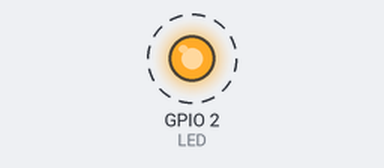
Simulated run of this program. Board: ESP32. Shown: output pins drawn as LEDs (lit = HIGH). Dashed ring = blinking. What the program prints to the serial monitor is not drawn.

Above: at 0.2 s.
Timing chart, 0 to 3.0 s (numbered marks = the images above):
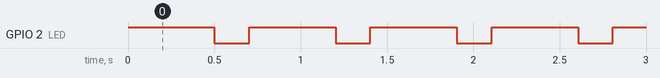

Measured:
- by itself, GPIO 2 (LED): alternates HIGH for 0.50 s and LOW for 0.20 s

The program:

main.cpp
```cpp
#include <Arduino.h>

#define LED 2         //GPIO del led
#define T_HIGH 500    //Periodo encendido
#define T_LOW 200     //Periodo apagado

void taskEncender ( void * parameter );
void taskApagar ( void * parameter );

SemaphoreHandle_t semOn;
SemaphoreHandle_t semOff;


void setup()
{
  Serial.begin(115200);

  pinMode(LED, OUTPUT);

  semOn = xSemaphoreCreateBinary();
  semOff = xSemaphoreCreateBinary();

  //Definimos tareas
  xTaskCreate(
  taskEncender, /* Task function. */
  "Tarea de encendido del LED", /* name of task. */
  10000, /* Stack size of task */
  NULL, /* parameter of the task */
  1, /* priority of the task */
  NULL); /* Task handle to keep track of created task */

  xTaskCreate(
  taskApagar, /* Task function. */
  "Tarea de apagado del LED", /* name of task. */
  10000, /* Stack size of task */
  NULL, /* parameter of the task */
  1, /* priority of the task */
  NULL); /* Task handle to keep track of created task */

  xSemaphoreGive(semOn);
}

void loop ()
{

}

void taskEncender ( void * parameter )
{
  for(;;)
  {
    if(xSemaphoreTake(semOn, portMAX_DELAY))
    {
      digitalWrite(LED, HIGH);
      Serial.println("LED on.");
      vTaskDelay(T_HIGH / portTICK_PERIOD_MS);

      xSemaphoreGive(semOff); // Da paso a la otra tarea
    }
  }
}

void taskApagar ( void * parameter )
{
  for(;;)
  {
    if(xSemaphoreTake(semOff, portMAX_DELAY))
    {
      digitalWrite(LED, LOW);
      Serial.println("LED off.");
      vTaskDelay(T_LOW / portTICK_PERIOD_MS);

      xSemaphoreGive(semOn); // Da paso a la otra tarea
    }
  }
}
```
